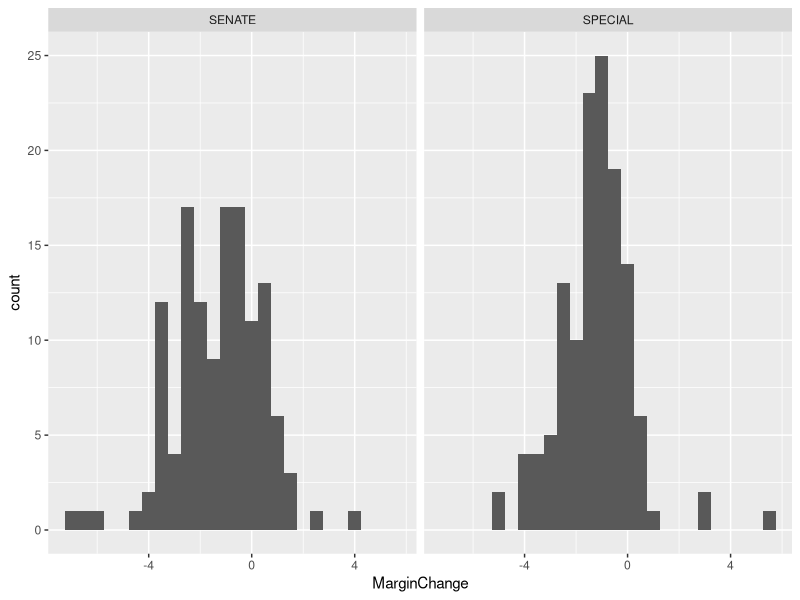
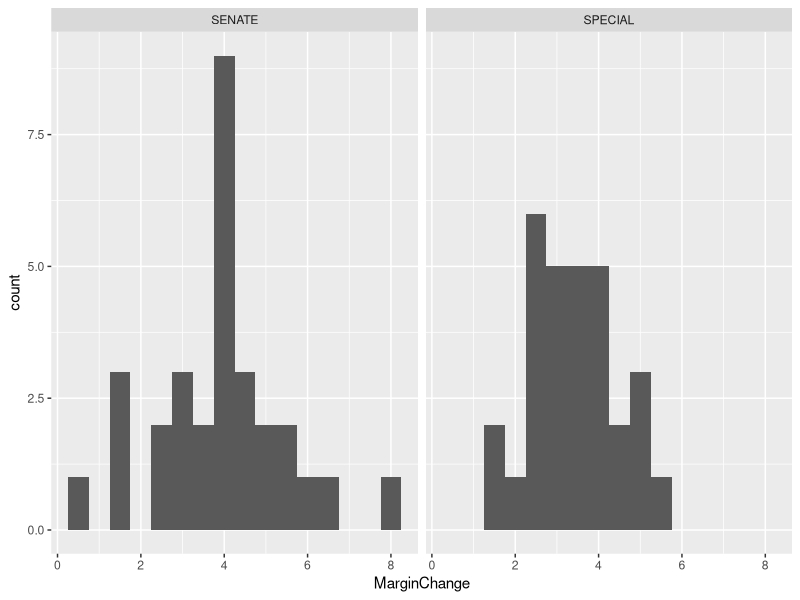
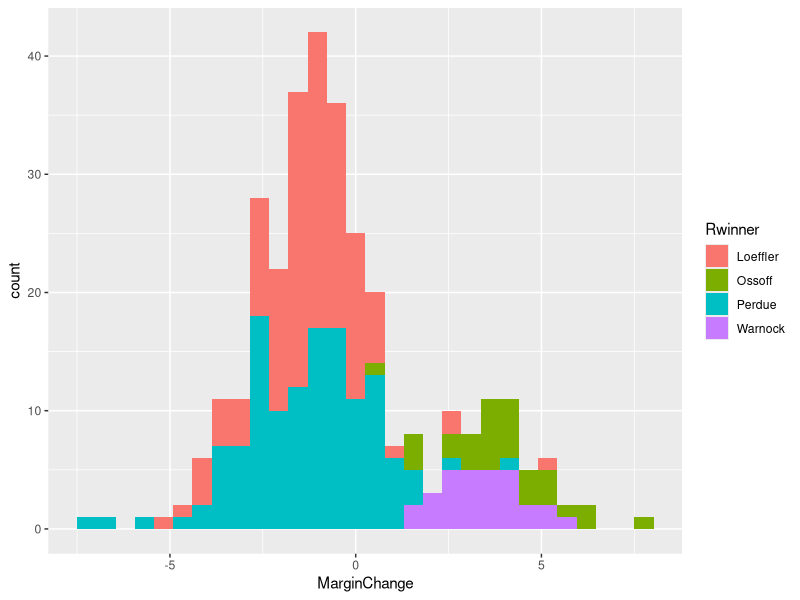
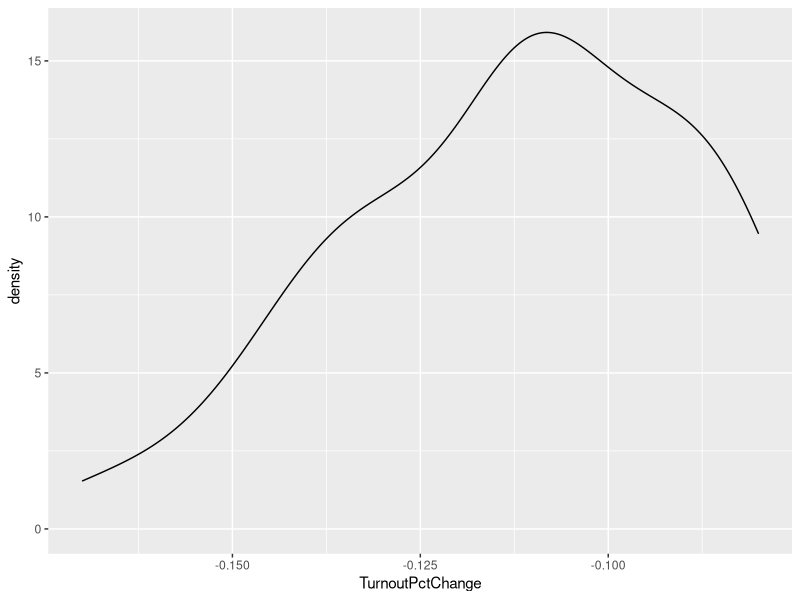
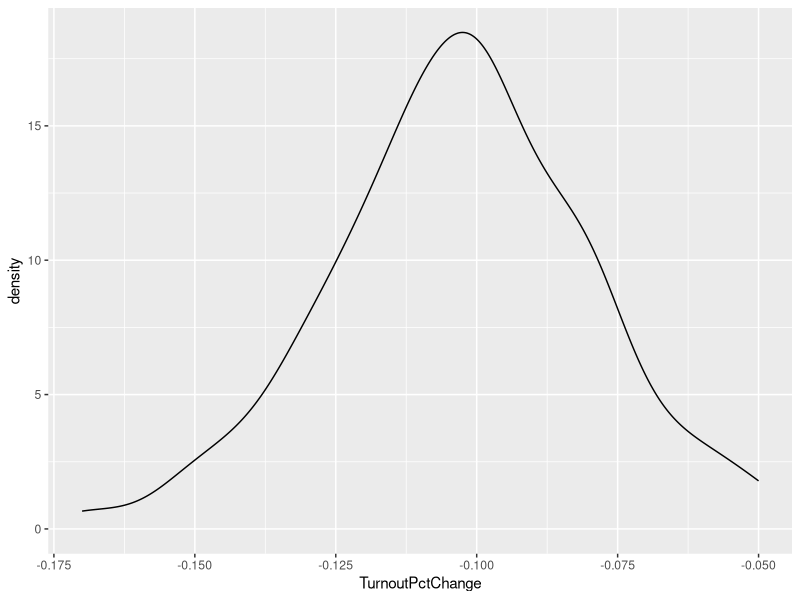
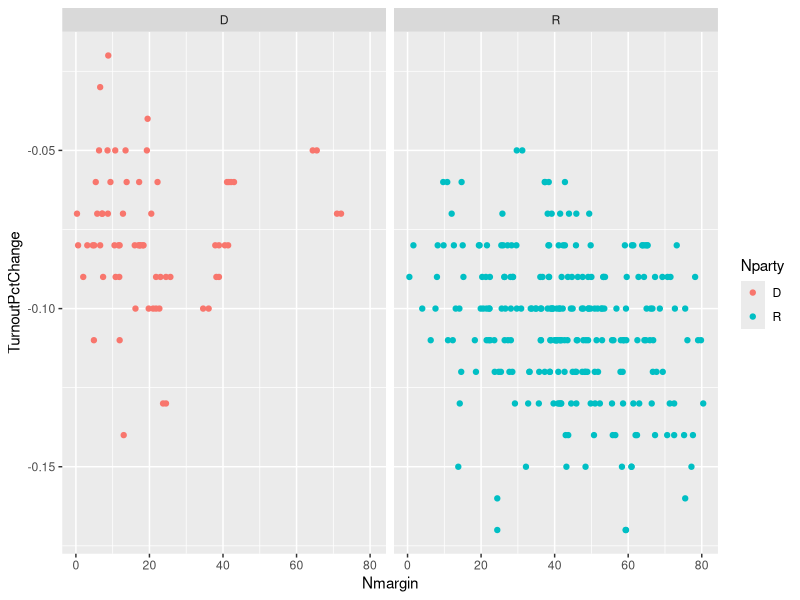
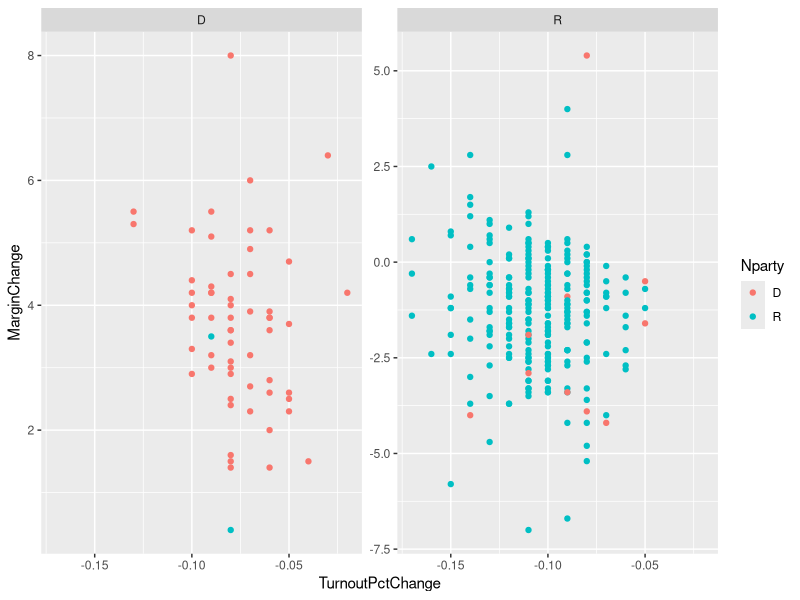
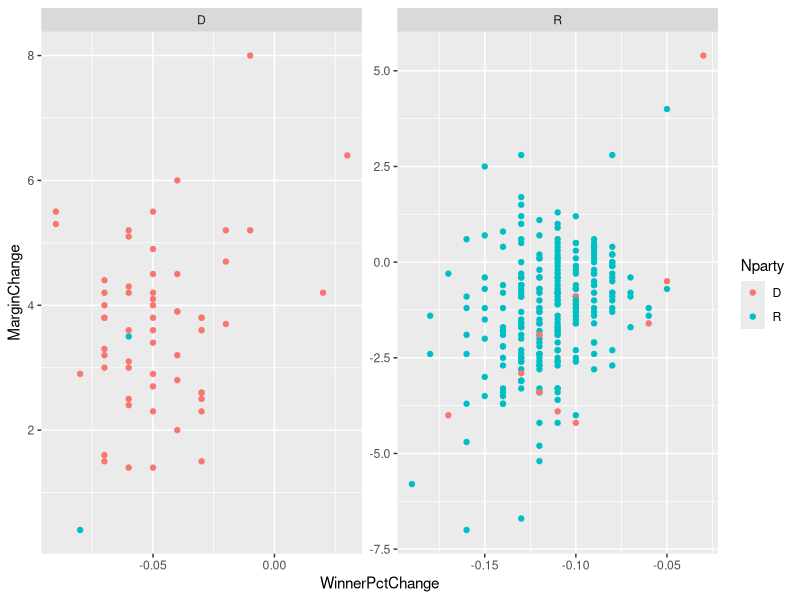

Reproduce these figures in R, in order.
## ---- chunk 1
knitr::opts_chunk$set(echo = TRUE)
## ---- chunk 2
library(tidyverse)
library(readr)
## ---- chunk 3
ga_senate <- read_csv(file = "georgiasenate.csv", col_names = TRUE)

ga_pres <- read_csv(file = "georgiapresident.csv", col_names = TRUE)
## ---- chunk 4
  ga_senate %>% group_by(County, Election) %>% filter(Rparty == 'R') %>% ggplot() +
  geom_histogram(mapping = aes(x=MarginChange), binwidth = 0.5) + 
  facet_wrap(~Election)
## ---- chunk 5
  ga_senate %>% group_by(County, Election) %>% filter(Rparty == 'D') %>% ggplot() +
  geom_histogram(mapping = aes(x=MarginChange), binwidth = 0.5) + 
  facet_wrap(~Election)
## ---- chunk 6
ga_senate %>% group_by(County, Election) %>% filter(Rparty == 'D') %>% summarise(MarginChange) %>% arrange(MarginChange)
## ---- chunk 7
ga_senate %>% ggplot() +
  geom_histogram(mapping = aes(x=MarginChange, fill=Rwinner))
## ---- chunk 8
ga_senate %>% group_by(County, Election) %>% filter(Nwinner != Rwinner) %>% summarise(Nwinner, Rwinner, MarginChange)
## ---- chunk 9
ga_senate %>% group_by(County, Election) %>% filter(Nparty != Rparty) %>% summarise(Nwinner, Rwinner, MarginChange)
## ---- chunk 10
  ga_senate %>% group_by(County, Election) %>% filter(Rparty == 'R') %>% filter(MarginChange>=0) %>% summarise(Election, MarginChange, Nwinner, Rwinner, NoTurnoutChange)

## ---- chunk 11
  ga_senate %>% group_by(County, Election) %>% filter(Rparty == 'R') %>% filter(MarginChange>=0) %>% ggplot() + geom_density(mapping = aes(x=TurnoutPctChange))

 ga_senate %>% group_by(County, Election) %>% filter(Rparty == 'R') %>% filter(MarginChange<=0) %>% ggplot() + geom_density(mapping = aes(x=TurnoutPctChange))

## ---- chunk 12
ga_senate %>% group_by(County, Election) %>% filter(Nwinner == 'Collins') %>% summarise(Nwinner, Rwinner, MarginChange)

## ---- chunk 13
ga_senate %>% ggplot() + 
  geom_point(mapping = aes(x=Nmargin, y=TurnoutPctChange, color = Nparty)) + 
  facet_wrap(~Nparty)

## ---- chunk 14

## ---- chunk 15
ga_senate %>% ggplot() + 
  geom_point(mapping = aes(y=MarginChange, x=TurnoutPctChange, color = Nparty)) + 
  facet_wrap(~Rparty, scales = "free_y")
## ---- chunk 16
ga_senate %>% ggplot() + 
  geom_point(mapping = aes(y=MarginChange, x=WinnerPctChange, color = Nparty)) + 
  facet_wrap(~Rparty, scales = "free")

## ---- chunk 17
SpecialElection <- ga_senate %>% filter(Election == "SPECIAL")
NormalElection <-ga_senate %>% filter(Election == "SENATE")

pres_special <- data.frame(
  county = ga_pres$County,
  pres_winner = ga_pres$Winner,
  pres_margin = ga_pres$Margin,
  sen_winner = SpecialElection$Rwinner,
  rsen_margin = SpecialElection$Rmargin,
  nsen_margin = SpecialElection$Nmargin,
  margin_change = SpecialElection$MarginChange,
  nmargin_diff = SpecialElection$Nmargin - ga_pres$Margin,
  rmargin_diff = SpecialElection$Rmargin - ga_pres$Margin
  
)

pres_normal <- data.frame(
  county = ga_pres$County,
  pres_winner = ga_pres$Winner,
  pres_margin = ga_pres$Margin,
  sen_winner = NormalElection$Rwinner,
  rsen_margin = NormalElection$Rmargin,
  nsen_margin = NormalElection$Nmargin,
  margin_change = NormalElection$MarginChange,
  nmargin_diff = NormalElection$Nmargin-ga_pres$Margin,
  rmargin_diff = NormalElection$Rmargin-ga_pres$Margin
  
)

## ---- chunk 18
pres_normal %>% ggplot() + 
  geom_density(mapping = aes(x=nmargin_diff, color = pres_winner)) + 
  facet_wrap(~sen_winner)

pres_normal %>% ggplot() + 
  geom_histogram(mapping = aes(x=nmargin_diff, color = pres_winner)) + 
  facet_wrap(~sen_winner)

pres_normal %>% ggplot() + 
  geom_count(mapping = aes(x=sen_winner, y = pres_winner))

pres_normal %>% ggplot() + geom_point(mapping = aes(x = pres_margin, y = rsen_margin, color = pres_winner)) + facet_wrap(~pres_winner)
pres_normal %>% ggplot() + geom_point(mapping = aes(x = margin_change, y = rmargin_diff, color = sen_winner)) + facet_wrap(~sen_winner)

pres_normal %>% ggplot() + geom_point(mapping = aes(x = pres_margin, y = rmargin_diff, color = sen_winner)) + facet_wrap(~sen_winner)

## ---- chunk 19
pres_special %>% ggplot() + 
  geom_density(mapping = aes(x=nmargin_diff, color = pres_winner)) + 
  facet_wrap(~sen_winner)
pres_special %>% ggplot() + 
  geom_density(mapping = aes(x=nmargin_diff, color = pres_winner)) + 
  facet_wrap(~sen_winner)

pres_normal %>% ggplot() + 
  geom_count(mapping = aes(x=sen_winner, y = pres_winner))

pres_normal %>% ggplot() + geom_point(mapping = aes(x = pres_margin, y = rsen_margin), color = "red") + geom_point(mapping = aes(x = pres_margin, y = nsen_margin), color = "black") + facet_wrap(~pres_winner)
## ---- chunk 20
pres_special %>% filter(pres_winner == "Trump" & sen_winner == "Warnock")
